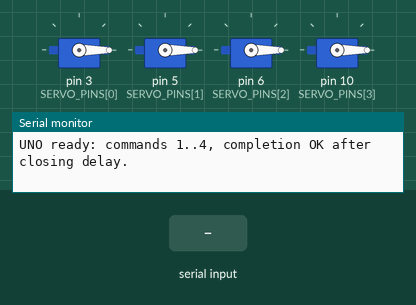
A sketch run on a simulated Arduino Uno, built with avr-gcc and run on an emulated ATmega328P. Shown: 4 × servo, the last lines printed to the serial monitor. The inputs (shaded band) are chosen by the test bench.

Above: at 4.0 s.
4.1 s: "1\n" received over the second serial link
At 5.0 s:
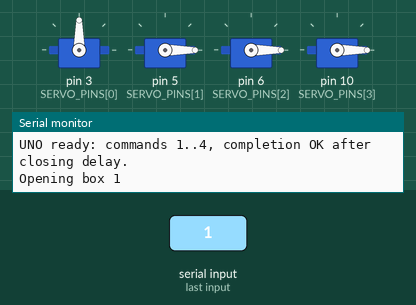
10.3 s: "2\n" received over the second serial link
At 10.9 s:
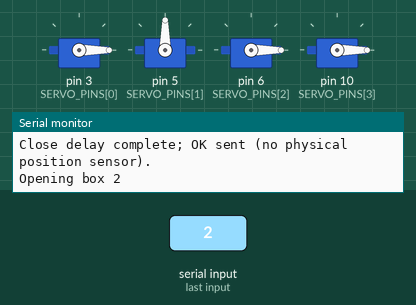
Timing chart, 0 to 15.7 s (numbered marks = the images above; inputs shaded):
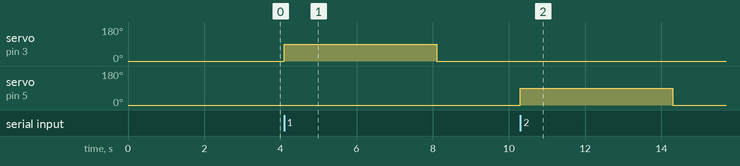

The sketch:

uno.ino
```cpp
// UNO companion for raw '1'..'4' commands and 'OK\n' completion.
// External servo supply, common GND. D9 -> level shifter -> ESP32 RX.
#include <Servo.h>
#include <SoftwareSerial.h>

constexpr uint8_t SERVO_PINS[] = {3, 5, 6, 10};
constexpr uint8_t CLOSED_DEG = 0;
constexpr uint8_t OPEN_DEG = 90;
constexpr uint32_t OPEN_MS = 4000;
constexpr uint32_t CLOSE_MS = 700;
SoftwareSerial cam(8, 9);  // RX, TX
Servo servos[4];
enum Phase { Idle, Open, Closing };
Phase phase = Idle;
uint8_t activeBox = 0;
uint32_t phaseStarted = 0;

void setup() {
  Serial.begin(115200);
  cam.begin(9600);
  // Calibrate angles on an empty mechanism before attaching medicine trays.
  for (uint8_t i = 0; i < 4; ++i) {
    servos[i].attach(SERVO_PINS[i]);
    servos[i].write(CLOSED_DEG);
    delay(CLOSE_MS);
    servos[i].detach();
  }
  while (cam.available()) cam.read();
  Serial.println("UNO ready: commands 1..4, completion OK after closing delay.");
}

void loop() {
  while (cam.available()) {
    const char c = cam.read();
    if (c == '\r' || c == '\n') continue;
    if (c < '1' || c > '4') { Serial.println("Invalid command ignored."); continue; }
    if (phase != Idle) { Serial.println("Busy: command discarded, not queued."); continue; }
    activeBox = c - '1';
    servos[activeBox].attach(SERVO_PINS[activeBox]);
    servos[activeBox].write(OPEN_DEG);
    phaseStarted = millis();
    phase = Open;
    Serial.print("Opening box "); Serial.println(c);
  }
  if (phase == Open && millis() - phaseStarted >= OPEN_MS) {
    servos[activeBox].write(CLOSED_DEG);
    phaseStarted = millis();
    phase = Closing;
  } else if (phase == Closing && millis() - phaseStarted >= CLOSE_MS) {
    servos[activeBox].detach();
    phase = Idle;
    cam.print("OK\n");
    Serial.println("Close delay complete; OK sent (no physical position sensor).");
  }
}
```

Measured:
- after the input at 4.1 s, servo on pin 3 (SERVO_PINS[0]): 0° → 90° at once, → 0° 4.0 s later
- after the input at 10.3 s, servo on pin 5 (SERVO_PINS[1]): 0° → 90° at once, → 0° 4.0 s later
